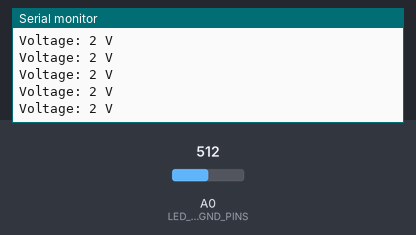
The sketch below on a simulated Arduino Uno, built with avr-gcc and run on an emulated ATmega328P. Shown: the last lines printed to the serial monitor. The test bench sets the inputs (shaded band); at power-on: A0 (LED_SSD_GND_PINS) = 512.

Above: at 1.2 s.
1.3 s: A0 (LED_SSD_GND_PINS) set to 716
At 2.2 s:
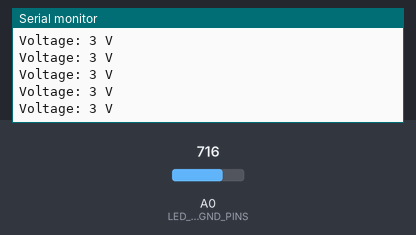
4.3 s: A0 (LED_SSD_GND_PINS) set to 900
At 5.4 s:
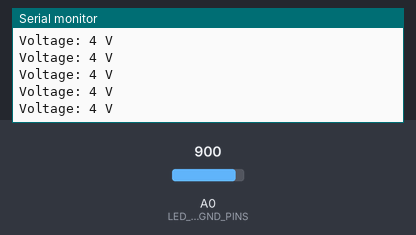
Timing chart, 0 to 7.3 s (numbered marks = the images above; inputs shaded):
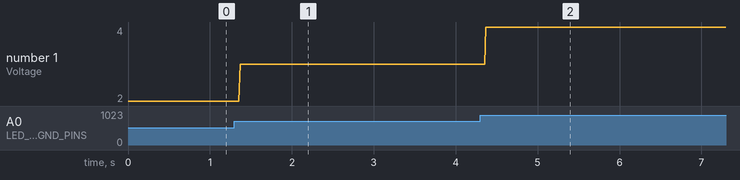

Measured:
- after the input at 1.3 s, the serial monitor: prints a new line after 0.07 s (image 1)
- after the input at 4.3 s, the serial monitor: prints a new line after 0.07 s (image 2)
- plotted number 1: 2 → 3 after the input at 1.3 s, 3 → 4 after the input at 4.3 s

The sketch:

Day7Exercise3.ino
```cpp
#include<Arduino.h>

/** Constants **/
const unsigned int DATA_PINS[8] = {2, 3, 4, 5, 6, 7, 8, 9};
const unsigned int LED_SSD_GND_PINS[2] = {14, 15};
const unsigned int LED_GND_INDEX = 0;
const unsigned int SSD_GND_INDEX = 1;
const unsigned int PROG_DELAY = 5;
const unsigned int SWITCHING_PINS[4] = {16, 17, 18, 19};

/* SSD Constants */
const unsigned int DIGIT_MAP[10] = {
    0x3f,
    0x06,
    0x5b,
    0x4f,
    0x66,
    0x6d,
    0x7d,
    0x07,
    0x7f,
    0x6f
};

/** Variables **/
int ADCVal = 0;
float Varef = 5;

void setup() {
    Serial.begin(9600);
    pinMode(A0, INPUT);
}

void loop() {
    ADCVal = analogRead(A0);
    float sigVolt = (Varef/1024) * ADCVal;

    // Printing analog voltage
    Serial.print("Voltage: ");
    Serial.print((int)sigVolt);
    Serial.println(" V");

    delay(PROG_DELAY);
}
```
